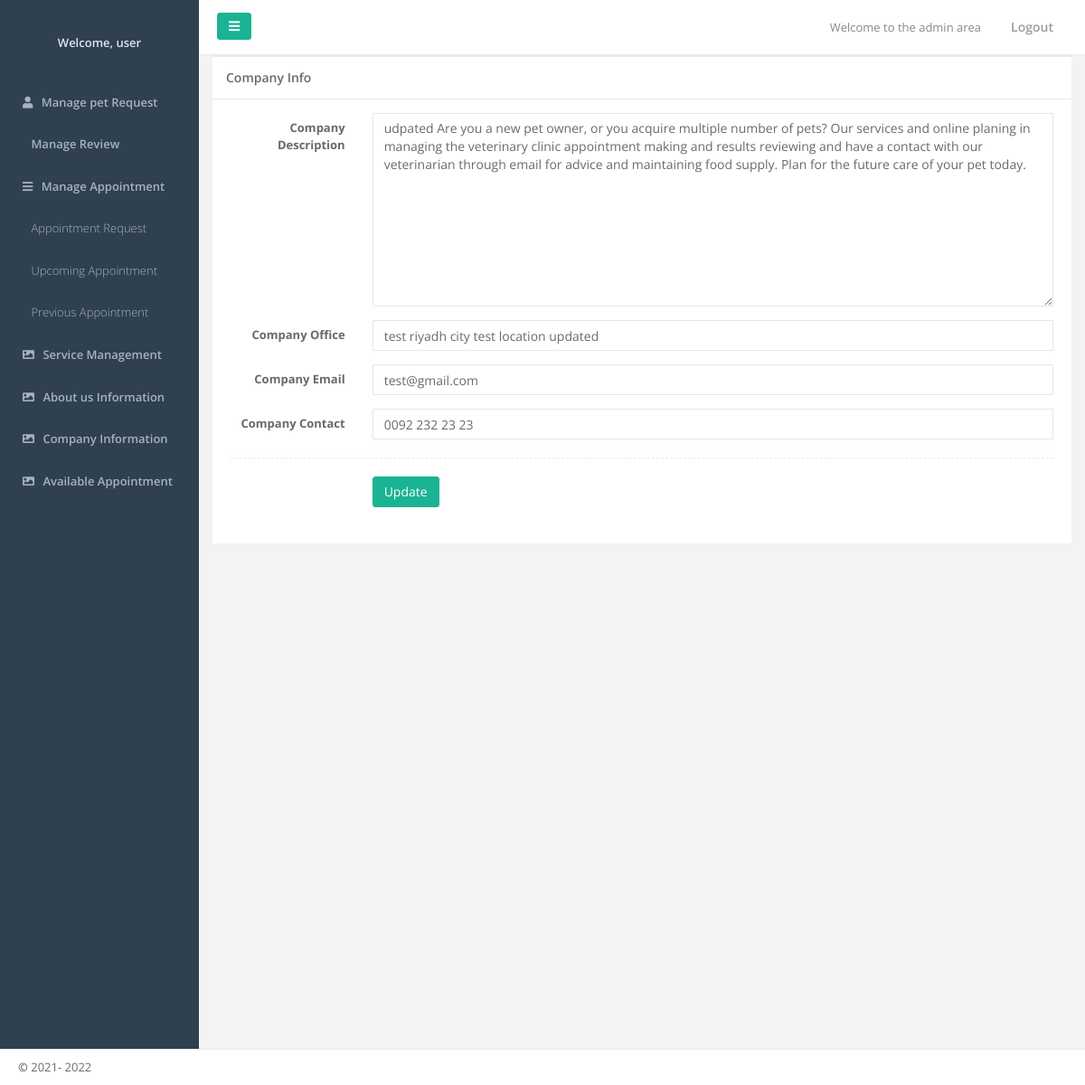
The page /admin/company_info.php on the database its author committed.
### tables this page shows
CREATE TABLE `pages` (
  `id` int(11) NOT NULL,
  `page_title` varchar(256) DEFAULT NULL,
  `page_title_nl` varchar(255) DEFAULT NULL,
  `page_title_fr` varchar(255) DEFAULT NULL,
  `page_category_id` int(2) DEFAULT NULL,
  `alias` varchar(200) DEFAULT NULL,
  `image` varchar(200) DEFAULT NULL,
  `page_content` longtext DEFAULT NULL,
  `location` varchar(255) DEFAULT NULL,
  `email` varchar(255) DEFAULT NULL,
  `contact` varchar(255) DEFAULT NULL,
  `modified_time` int(11) DEFAULT NULL,
  `deleted` int(1) DEFAULT NULL
);

### admin/company_info.php (the view, shortened to what this page needs)
<?php require('../dbconfig.php');
$email = $_GET['email'];
$sql = "SELECT * FROM admin WHERE email='$email' ";
$run=mysqli_query($con,$sql);
$dataofadmin = mysqli_fetch_assoc($run);
?>
<!DOCTYPE html>
<html>
<head>
    <link href="../assets/css/customecss.min.css" rel="stylesheet">
    <link href="../assets/css/style.css" rel="stylesheet">
    <link rel="stylesheet" href="https://use.fontawesome.com/releases/v5.15.4/css/all.css"/>
</head>
<body>
    <div id="wrapper">
       <?php
        include('nav.php')
            ?>
        <div id="page-wrapper" class="gray-bg">
            <div class="row border-bottom">
                <nav class="navbar navbar-static-top white-bg" role="navigation" style="margin-bottom: 0">
                    <div class="navbar-header">
                        <a class="navbar-minimalize minimalize-styl-2 btn btn-primary " href="#"><i
                                class="fa fa-bars"></i> </a>
                    </div>
                    <ul class="nav navbar-top-links navbar-right">
                        <li>
                            <span class="m-r-sm text-muted welcome-message">Welcome to the admin area</span>
                        </li>
                        <li>
                            <a href="#">
                                <i class="fa fa-sign-out"></i> Logout
                            </a>
                        </li>
                    </ul>
                </nav>
            </div>
<?php
$sql = "SELECT * FROM pages WHERE id=3 ";
$run=mysqli_query($con,$sql);
$dataofcomapny = mysqli_fetch_assoc($run);
?>
            <div class="row">
                <div class="col-lg-12">
                    <div class="ibox float-e-margins">
                        <div class="ibox-title">
                            <h5>Company Info</h5>
                        </div>
                        <div class="ibox-content">
                            <form method="post" class="form-horizontal product_form"
                            action="company_info.php?email=<?php echo $dataofadmin['email']; ?>" "
                                enctype='multipart/form-data' onsubmit="return validate();">
                                <div class="form-group">
                                    <label class="col-sm-2 control-label">Company
                                        Description</label>
                                    <div class="col-sm-10">
                                        <textarea class="form-control" name="page_content" rows="10"
                                            maxlength="500"><?php echo $dataofcomapny['page_content']; ?></textarea>
                                    </div>
                                </div>
                                <div class="form-group"><label class="col-sm-2 control-label">Company Office</label>
                                    <div class="col-sm-10">
                                        <input type="text" class="form-control" name="location" value="<?php echo $dataofcomapny['location']; ?>"
                                            required="">
                                    </div>
                                </div>
                                <div class="form-group">
                                    <label class="col-sm-2 control-label">Company Email</label>
                                    <div class="col-sm-10">
                                        <input type="email" class="form-control" name="email" value="<?php echo $dataofcomapny['email']; ?>"
                                            required="">
                                    </div>
                                </div>
                                <div class="form-group">
                                    <label class="col-sm-2 control-label">Company Contact</label>
                                    <div class="col-sm-10">
                                        <input type="text" class="form-control" name="contact" value="<?php echo $dataofcomapny['contact']; ?>"
                                            required="">
                                    </div>
                                </div>
                                <div class="hr-line-dashed"></div>
                                <div class="form-group">
                                    <div class="col-sm-6 col-sm-offset-2">
                                        <button class="btn btn-primary" type="submit" name="submit" value="submit">Update</button>
                                    </div>
                                </div>
                            </form>
                        </div>
                    </div>
                </div>
            </div>
        </div>
        <div class="footer">
            <div>
                <strong>&copy;</strong> 2021-
                <?php echo date('Y'); ?>
            </div>
        </div>
    </div>
</body>
</html>

### rows shown on the page
pages: page_content "udpated Are you a new pet owner, or you acquire multiple number of pets? Our services and online planing in managing the veterinary clinic appointment making and results reviewing and have a contact with our veterinarian through email for advice and maintaining food supply. Plan for the future care of your pet today.", location "test riyadh city test location updated", email "test@gmail.com", contact "0092 232 23 23"
